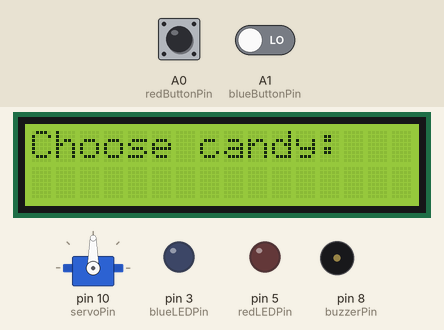
Simulated run of this sketch. Board: Arduino Uno, built with avr-gcc and run on an emulated ATmega328P. Shown: 16×2 character LCD, servo, output pins drawn as LEDs (lit = HIGH), buzzer (waves = sounding, pin HIGH). Inputs (shaded band) come from the test bench; at power-on: A0 (redButtonPin) LOW, A1 (blueButtonPin) LOW.

Above: at 3.2 s.
3.3 s: A0 (redButtonPin) pulled HIGH for 0.15 s
At 3.8 s:
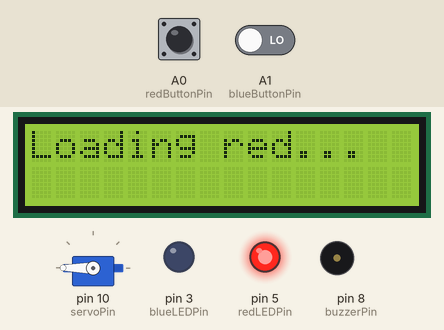
At 6.1 s:
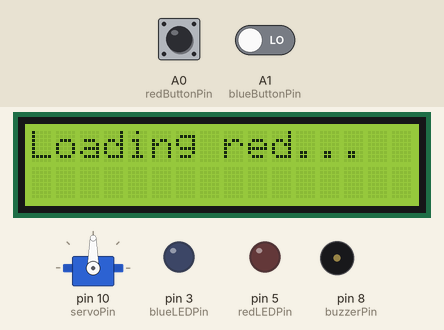
7.9 s: A1 (blueButtonPin) driven HIGH
10.9 s: A0 (redButtonPin) pulled HIGH for 1 s
At 16.0 s:
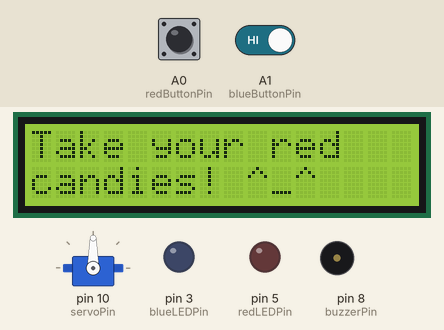
Timing chart, 0 to 24.3 s (numbered marks = the images above; inputs shaded):
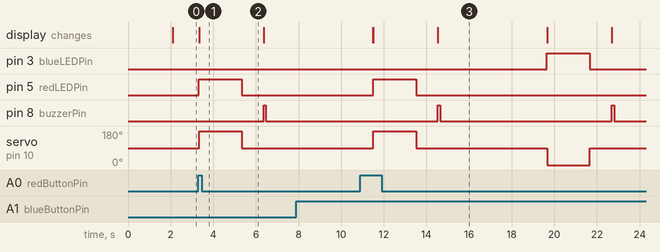

Measured:
- after the input at 3.3 s, pin 5 (redLEDPin): LOW → HIGH at once, → LOW 2.0 s later; pin 8 (buzzerPin): LOW → HIGH after 3.1 s, → LOW 0.10 s later; servo on pin 10 (servoPin): 90° → 180° at once, → 90° 2.0 s later; the display: changes at once (image 1)
- after the input at 7.9 s, every drawn part: stays the same
- after the input at 10.9 s, pin 5 (redLEDPin): LOW → HIGH after 0.60 s, → LOW 2.0 s later; the display: first differs from a run without the input after 0.61 s (image 3 shows a later state)

The sketch:

candy_chaos.ino
```cpp
#include <Wire.h>
#include <LiquidCrystal_I2C.h>
#include <Servo.h>

// initializarea lcd-ului cu adresa 0x27
LiquidCrystal_I2C lcd(0x27, 16, 2);

Servo myServo;

// definirea pinilor
const int redButtonPin = A0;
const int redLEDPin = 5;

const int blueButtonPin = A1;
const int blueLEDPin = 3;
const int servoPin = 10;
const int buzzerPin = 8;


void setup() {
  Serial.begin(9600);

  lcd.begin();
  lcd.backlight();

  // setarea celor 2 butoane ca input
  pinMode(redButtonPin, INPUT);
  pinMode(blueButtonPin, INPUT);

  // setarea ledurilor ca output
  pinMode(redLEDPin, OUTPUT);
  pinMode(blueLEDPin, OUTPUT);

  // setarea buzzerului ca output
  pinMode(buzzerPin, OUTPUT);


  myServo.attach(servoPin);
  myServo.write(90);

  // printarea de bun venit pe ecran
  lcd.clear();
  lcd.setCursor(0, 0);
  lcd.print("Candy Chaos");
  lcd.setCursor(0, 1);
  lcd.print("(=˃ᆺ˂=)");
  delay(2000);
  lcd.clear();
}

void loop() {
  int redButtonState = digitalRead(redButtonPin);
  int blueButtonState = digitalRead(blueButtonPin);

  lcd.setCursor(0, 0);
  lcd.print("Choose candy: ");

  if (redButtonState == HIGH) {
    digitalWrite(redLEDPin, HIGH);

    // se roteste servomotorul pentru a putea impinge bomboana
    myServo.write(180); // 90 + 120 degrees
    lcd.clear();
    lcd.setCursor(0, 0);
    lcd.print("Loading red...");
    delay(2000);

    digitalWrite(redLEDPin, LOW);

    // mutam servomotorul in pozitia initiala
    myServo.write(90);
    delay(1000);

    lcd.clear();
    lcd.setCursor(0, 0);
    lcd.print("Take your red");
    lcd.setCursor(0, 1);
    lcd.print("candies! ^_^");

    // se porneste buzzerul pentru a semnala ca se poate lua bomboana
    digitalWrite(buzzerPin, HIGH);
    delay(100);
    digitalWrite(buzzerPin, LOW);

    delay(5000);

    lcd.clear();
    lcd.setCursor(0, 0);
    lcd.print("Choose candy");
  }

  if (blueButtonState == HIGH) {

      digitalWrite(blueLEDPin, HIGH);

      // se roteste servomotorul pentru a putea impinge bomboana
      myServo.write(-60); // 90 - 120 degrees
      lcd.clear();
      lcd.setCursor(0, 0);
      lcd.print("Loading blue...");
      delay(2000);

      digitalWrite(blueLEDPin, LOW);

      // aducem servomotorul in pozitia initiala
      myServo.write(90);
      delay(1000);

      lcd.clear();
      lcd.setCursor(0, 0);
      lcd.print("Take your blue");
      lcd.setCursor(0, 1);
      lcd.print("candies! ^_^");

      // pornim buzzerul
      digitalWrite(buzzerPin, HIGH);
      delay(100);
      digitalWrite(buzzerPin, LOW);

      delay(5000);

      lcd.clear();
      lcd.setCursor(0, 0);
      lcd.print("Choose candy");
  }
}
```
